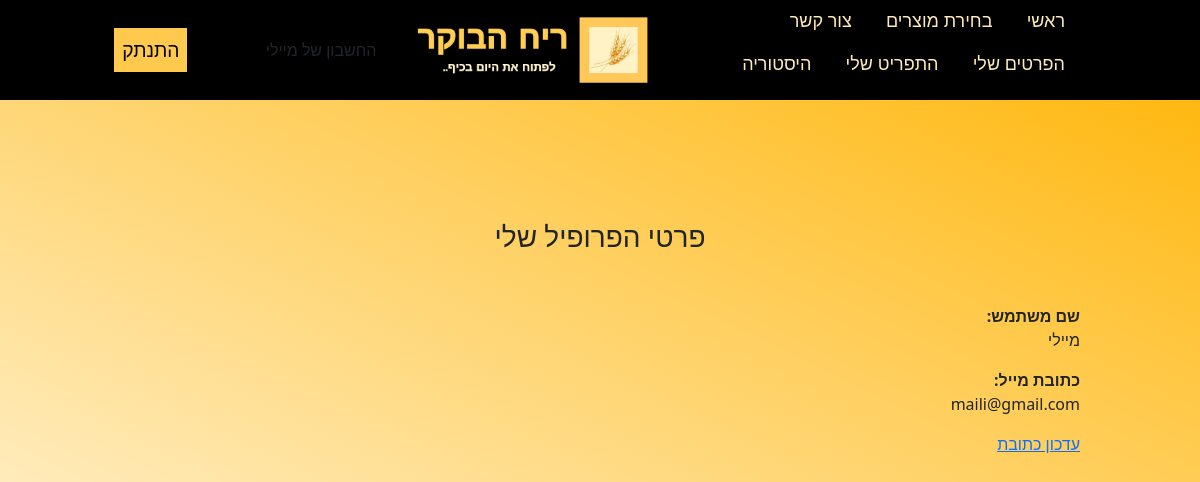
The page /profil/ (signed in) on the database as committed earlier.
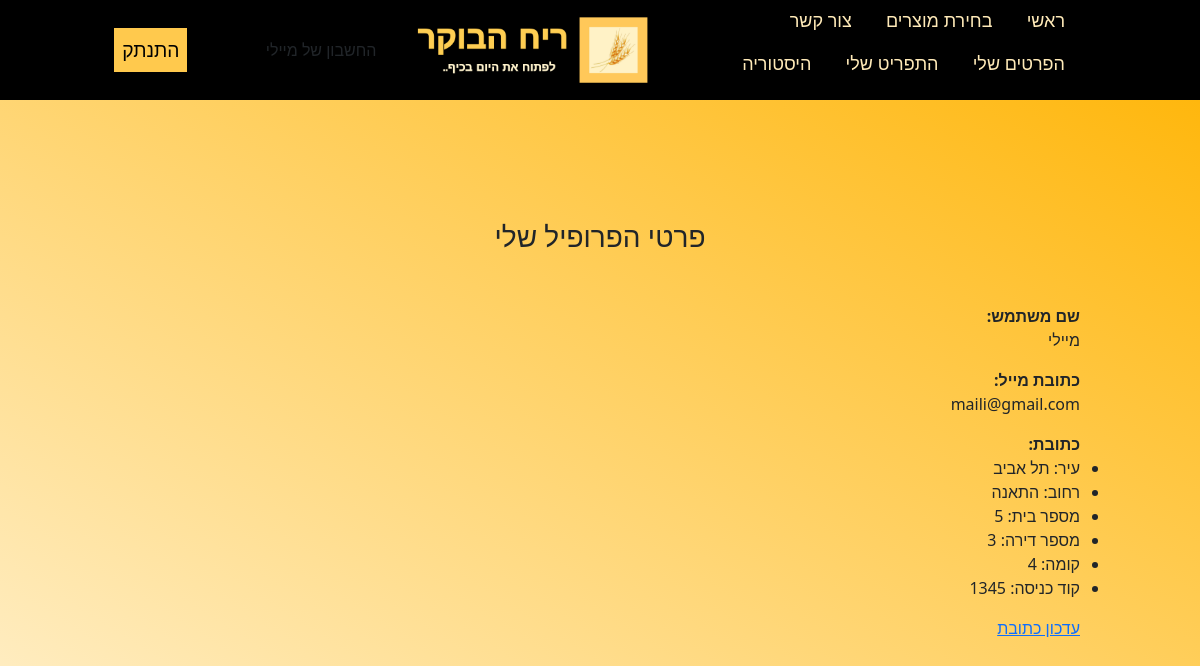
The same page on the database as committed later.
### invitations/models.py (models this page shows, shortened)
class Address(models.Model):
    user = models.OneToOneField(User, on_delete=models.CASCADE, null=True, blank=True)
    town = models.CharField(max_length=30, verbose_name='עיר')
    street = models.CharField(max_length=50, verbose_name='רחוב')
    house_num = models.IntegerField(verbose_name='מספר בית')
    apt_num = models.IntegerField(verbose_name='מספר דירה')
    level = models.IntegerField(verbose_name='קומה')
    enter = models.IntegerField(blank=True, null=True, verbose_name='קוד כניסה')
    def get_fields(self):
        for field in Address._meta.fields:
            yield field.verbose_name, field.value_to_string(self)

### invitations/views.py (the view)
# urls.py: path('profil/', views.profil, name='profil'),
@login_required
def profil(request):
    if Address.objects.filter(user=request.user):
        content = {'user': request.user, 'address': get_object_or_404(Address, user=request.user), 'addr':1}
        return render(request, 'invitations/profil.html', content)
    else:
        return render(request, 'invitations/profil.html')

### invitations/templates/invitations/profil.html (shortened to what this page needs)
{% extends 'invitations/base.html' %}
{% block content %}
<h3 class="title">פרטי הפרופיל שלי</h3>
<div class="content-section">
    <b>שם משתמש:</b><p>{{user.username}}</p>
    <b>כתובת מייל:</b><p>{{user.email}}</p>
</div>
{% if addr %}
<div class="content-section">
    <b>כתובת:</b>
    <ul>
    {% for name, value in address.get_fields %}
    {% if value != 'None' and name != 'ID' and name != 'user' %}
        <li>{{name}}: {{value}}</li>
    {% endif %}
    {% endfor %}
    </ul>
</div>
{% endif %}
<a href="{% url 'address-update' %}">עדכון כתובת</a>
{% endblock %}

### invitations/templates/invitations/base.html (shortened to what this page needs)
<!doctype html>
<html lang="he">
	{% load static %}
	<head>
		 	<link href="https://cdn.jsdelivr.net/npm/bootstrap@5.0.0-beta2/dist/css/bootstrap.min.css" rel="stylesheet"-->
			<link rel="stylesheet" type="text/css" href="{% static 'css/base.css' %}">
	</head>
	<body dir=rtl>
	<header>
		<nav>
			<div class="wrapper">
				<ul class="nav_links">
					<li><a href="{% url 'home' %}" class="menu-elem">ראשי</a></li>
					<li><a href="{% url 'products' %}" class="menu-elem">בחירת מוצרים</a></li>
					<li><a href="{% url 'contact' %}" class="menu-elem">צור קשר</a></li>
				</ul>
				{% if user.is_authenticated %}
				<ul class="nav_links">
					<li><a href="{% url 'profil' %}" class="menu-elem">הפרטים שלי</a></li>
					<li><a href="{% url 'cart' %}" class="menu-elem">התפריט שלי</a></li>
					<li><a href="{% url 'history' %}" class="menu-elem">היסטוריה</a></li>
				</ul>
				{% endif %}
			</div>
		</nav>
		<div class="logo"><img width="250px" src="{% static 'images/logomorningsmell.png' %}"></div>
		{% if user.is_authenticated %}
        <div>החשבון של {{user}}</div>
        <br>
        <form action="{% url 'logout' %}" method="POST">
			<div class="btn-wrapper"><button type="submit" class="color-btn">התנתק</button></div>
        </form>
		{% else %}
		<div class="left-btn">
			<div class="btn-wrapper"><a href="{% url 'signup' %}" class="color-btn">הרשמה</a></div>
			<div class="btn-wrapper"><a href="{% url 'login' %}" class="color-btn">כניסה</a></div>
		</div>
		{% endif %}
	</header>
	<div class="content">
		{% block content %} {% endblock %}
	</div>
	</body>
</html>

### morningsmell/static/css/base.css (style rules this page uses)
* { box-sizing:border-box;margin:0;padding:0px; }
body { background: linear-gradient(to left bottom,rgb(255, 179, 0),rgb(255, 240, 204)); }
header { display:flex;justify-content:space-between;align-items:center;padding:30px 10%;background-color:black;height:100px; }
.nav_links { list-style: none; }
.nav_links li { display:inline-block;padding:0px 15px; }
.nav_links li a { text-decoration: none;color: #FFEAB8;font-size:18px; }
.color-btn { text-decoration:none;padding:8px;background:#ffc94d;color:black;font-size:1.2rem;border:solid 2px; }
.content { padding:10%; }
.title { text-align:center;margin:0 0 50px 0; }
.btn-wrapper { margin:10%;text-align:center; }

Rows that differ between the two databases and show on the page:
added Address: get_fields "תל אביב" "התאנה"
Other text that changed with them:
text now shown: "כתובת:"
new list line: "עיר :"
new list line: "רחוב :"
new list line: "מספר בית : 5"
new list line: "מספר דירה : 3"
new list line: "קומה : 4"
new list line: "קוד כניסה : 1345"
